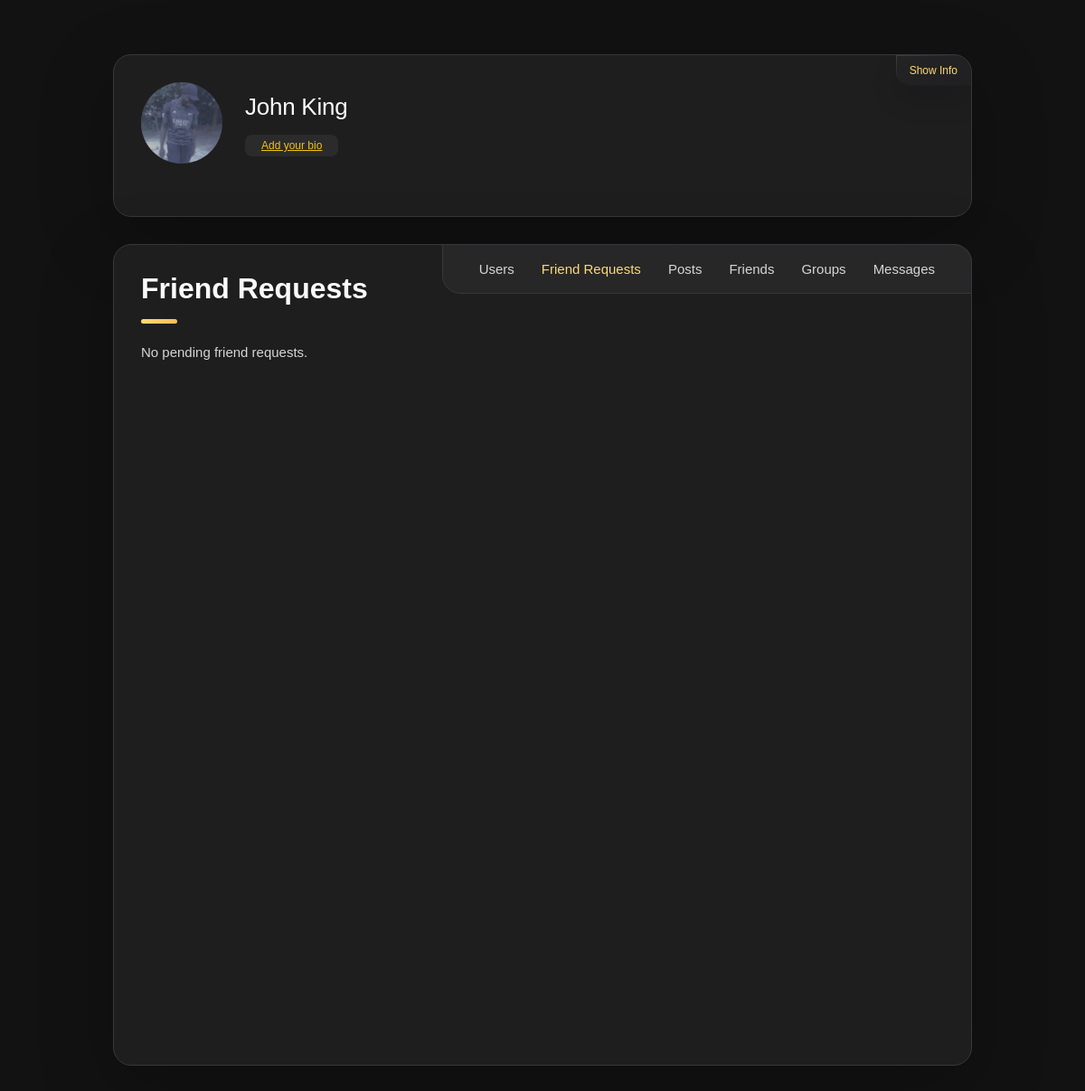
The app's page /friend_requests (signed in) with its own data.
### website/models.py (models this page shows, shortened)
class User(db.Model, UserMixin):
    id = db.Column(db.Integer, primary_key=True)
    email = db.Column(db.String(150), unique=True)
    password = db.Column(db.String(255))
    first_name = db.Column(db.String(225))
    second_name = db.Column(db.String(225))
    full_name = db.Column(db.String(255))
    profile_picture = db.Column(db.String(255), nullable=True)
    cover_picture = db.Column(db.String(255), nullable=True)
    user_name = db.Column(db.String(255))
    phone_number = db.Column(db.String(20))
    country_code = db.Column(db.String(10), default="+254")
    bio = db.Column(db.String(255))
    time_zone = db.Column(db.String(255))
    date_birth = db.Column(db.String(255))
    gender = db.Column(db.String(255))
    generated_color = db.Column(db.String(7))
    is_2fa_enabled = db.Column(db.Boolean, default=False)
    otp_secret = db.Column(db.String(32), nullable=True)
    temp_otp = db.Column(db.String(32), nullable=True)
    otp_method = db.Column(db.String(10), default='app')
    is_active = db.Column(db.Boolean, default=True)
    is_admin = db.Column(db.Boolean, default=False)
    email_verified = db.Column(db.Boolean, default=False)
    note_tags = db.relationship(
        "NoteTag", back_populates="user", cascade="all, delete-orphan"
    )
    notes = db.relationship("Note", back_populates="user", cascade="all, delete-orphan")
    password_reset_tokens = db.relationship(
        "PasswordResetToken", back_populates="user", cascade="all, delete-orphan"
    )
    notifications = db.relationship(
        "Notification", back_populates="user", cascade="all, delete-orphan"
    )
    todos = db.relationship("ToDo", back_populates="user", cascade="all, delete-orphan")
    email_preferences = db.relationship(
        "EmailPreferences",
        uselist=False,
        back_populates="user",
        cascade="all, delete-orphan",
    )
    push_preferences = db.relationship(
        "PushPreferences",
        uselist=False,
        back_populates="user",
        cascade="all, delete-orphan",
    )
    email_verification_tokens = db.relationship(
        "EmailVerificationToken", back_populates="user", cascade="all, delete-orphan"
    )

### website/views.py (the view, shortened to what this page needs)
@views.route("/friend_requests", methods=["GET"])
@login_required
def friend_requests():
    pending_requests = Friendship.query.filter_by(
        friend_id=current_user.id, is_accepted=False
    ).all()
    has_pending_requests = (
        Friendship.query.filter_by(friend_id=current_user.id, is_accepted=False).count()
        > 0
    )
    requests_data = []
    return render_template(
        "friend_requests.html",
        requests=requests_data,
        has_pending_requests=has_pending_requests,
    )

### website/templates/friend_requests.html (shortened to what this page needs)
<!DOCTYPE html>
<html lang="en">
  <head>
    <link
      rel="stylesheet"
      href="https://cdnjs.cloudflare.com/ajax/libs/font-awesome/5.15.4/css/all.min.css"
    />
    <link
      rel="stylesheet"
      href="{{ url_for('static', filename='css/platform.css') }}"
    />
    <link
      href="https://unpkg.com/boxicons@2.1.4/css/boxicons.min.css"
      rel="stylesheet"
    />
  </head>
  <body>
    <main>
      <aside class="sidebar" data-sidebar>
        <div class="sidebar-info">
          <figure class="avatar-box">
            {% if current_user.profile_picture %}
            <img
              src="/static/profile_pics/{{ current_user.profile_picture }}"
              alt="Profile Picture"
              class="profile-image"
            />
            {% else %}
            <i
              class="fas fa-5x"
              style="--background-: {{ current_user.generated_color }}"
              >{{ current_user.first_name[0] }}</i
            >
            {% endif %}
          </figure>
          <div class="info-content">
            <h1 class="name" title="{{ current_user.full_name }}">
              {{ current_user.full_name }}
            </h1>
            <p class="title" title="{{ current_user.bio }}">
              {% if current_user.bio %} {{ current_user.bio }} {% else %}
              <a
                href="{{ url_for('views.settings') }}"
                style="color: #f1c40f; text-decoration: underline"
              >
                Add your bio
              </a>
              {% endif %}
            </p>
          </div>
          <button class="info_more-btn" data-sidebar-btn>
            <span>Show Info</span>
          </button>
        </div>
      </aside>
      <div class="main-content">
        <nav class="navbar">
          <ul class="navbar-list">
            <li class="navbar-item">
              <a href="{{ url_for('views.search_users')}}" class="navbar-link">
                <p>Users</p>
              </a>
            </li>
            <li class="navbar-item">
              <a
                href="{{ url_for('views.friend_requests') }}"
                class="navbar-link active"
              >
                <p
                  style="--background-: {{ current_user.generated_color }}; position: relative;"
                >
                  Friend Requests
                </p>
              </a>
            </li>
            <li class="navbar-item">
              <a
                href="#"
                class="navbar-link"
                style="--background-: {{ current_user.generated_color }}"
              >
                <p>Posts</p>
              </a>
            </li>
            <li class="navbar-item">
              <a href="{{ url_for('views.view_friends') }}" class="navbar-link" id="favoriteLink">
                <p style="--background-: {{ current_user.generated_color }}">
                  Friends
                </p>
              </a>
            </li>
            <li class="navbar-item">
              <a
                href="#"
                class="navbar-link new-tag"
                style="--background-: {{ current_user.generated_color }}"
                ><p>Groups</p></a
              >
            </li>
            <li class="navbar-item">
              <a
                href="#"
                class="navbar-link"
                style="--background-: {{ current_user.generated_color }}"
              >
                <p>Messages</p>
              </a>
            </li>
          </ul>
        </nav>
        <article class="about active" id="users">
          <header>
            <h2 class="h2 article-title">Friend Requests</h2>
          </header>
          <section class="about-text">
            <ul class="request-list">
              {% for request in requests %}
              <li class="user-item">
                <figure
                  class="avatar-box2"
                  {%
                  if
                  request.profile_picture
                  %}
                  onclick="showImage('{{ request.profile_picture }}')"
                  {%
                  endif
                  %}
                >
                  {% if request.profile_picture %}
                  <img
                    src="/static/profile_pics/{{ request.profile_picture }}"
                    alt="Profile Picture"
                    class="profile-image"
                  />
                  {% else %}
                  <i
                    class="fas fa-5x"
                    style="--background-: {{ request.generated_color }}"
                    >{{ request.first_name[0] }}</i
                  >
                  {% endif %}
                </figure>
                <p>
                  <a
                    href="{{ url_for('views.user_profile', user_id=request.id) }}"
                    >{{ request.full_name }} <br>{{ request.user_name }}</a
                  ><br />
                </p>
                <div class="response">
                  <button class="accept-btn" data-id="{{ request.id }}" stylr>
                    Accept
                  </button>
                  <button class="decline-btn" data-id="{{ request.id }}">
                    Decline
                  </button>
                </div>
              </li>
              {% else %}
              <p>No pending friend requests.</p>
              {% endfor %}
            </ul>
          </section>
        </article>
      </div>
    </main>
  </body>
</html>

### website/templates/friend_requests.html (style rules this page uses)
a { color: #fff; }

### records on screen
User: profile_picture (picture), full_name "John King"
